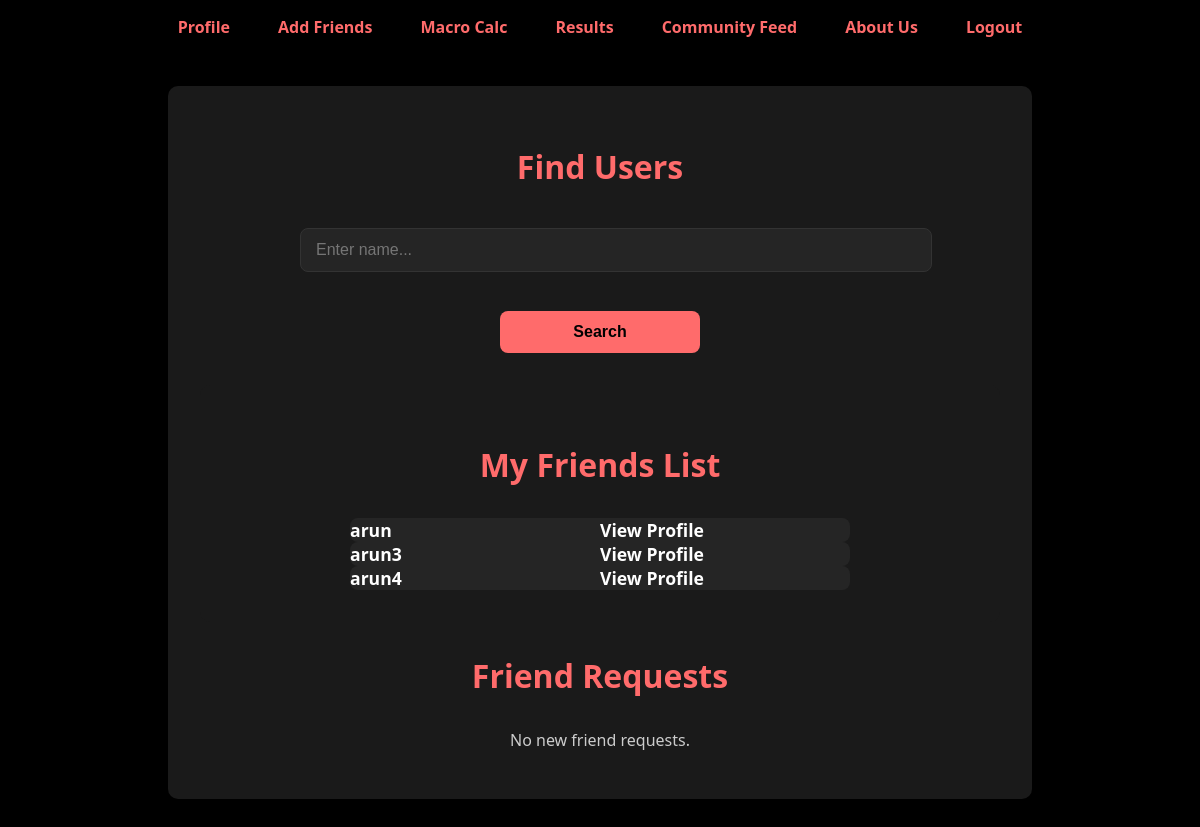
Page /friends (signed in) on the committed database.
### app/models.py (models this page shows)
class User(db.Model, UserMixin):
    id = db.Column(db.Integer, primary_key=True)
    name = db.Column(db.String(80), unique=True, nullable=False)
    email = db.Column(db.String(120), unique=True, nullable=False)
    password = db.Column(db.String(120), nullable=False)
    gender = db.Column(db.String(10))
    age = db.Column(db.Integer)
    profile_picture = db.Column(db.String(255), default='placeholder-profile.jpg')
    requests_sent = db.relationship(
        'FriendRequest',
        foreign_keys='FriendRequest.requester_id',
        back_populates='requester',
        lazy='dynamic'
    )
    requests_received = db.relationship(
        'FriendRequest',
        foreign_keys='FriendRequest.receiver_id',
        back_populates='receiver',
        lazy='dynamic'
    )
    friends = db.relationship(
        'User',
        secondary=friend_assoc,
        primaryjoin=(id == friend_assoc.c.user_id),
        secondaryjoin=(id == friend_assoc.c.friend_id),
        lazy='dynamic'
    )

### app/routes.py (the view)
@app.route("/friends" ,methods=["GET"])
@login_required
def friends():
    pending_reqs = (FriendRequest.query.filter_by(receiver_id=current_user.id, status='pending').all())
    friends = []
    return render_template("friends.html", friends=friends, pending_requests=pending_reqs)

### app/__init__.py (called while the page is built)
@login_manager.user_loader
def load_user(user_id):
    return User.query.get(int(user_id))

### app/templates/friends.html (shortened to what this page needs)
{% extends "base.html" %}
{% block content %}
<div class="add-friends-container">
    <h2>Find Users</h2>
    <div class="search-bar">
        <input id="searchInput" type="text" placeholder="Enter name...">
        <button onclick="searchUsers()">Search</button>
    </div>
        <div class="add-friends-container">
            <h2>My Friends List</h2>
            {% if current_user.friends %}
                <ul class="search-results">
                    {% for friend in current_user.friends %}
                        <li>
                            <div class="result-item">
                                <h3>{{ friend.name}}</h3>
                                <span><a href="{{ url_for('view_user_profile_by_name', username=friend.name) }}" class="username-link"><strong>View Profile</strong></a></span>
                            </div>
                        </li>
                    {% endfor %}
                </ul>
            {% else %}
                <p style="color: #ccc; text-align: center;">You have no friends yet.</p>
            {% endif %}
        </div>
        <div>
        <h2>Friend Requests</h2>
        {% if pending_requests %}
            <ul class="search-results">
                {% for request in pending_requests %}
                    <li>
                        <div class="result-item">
                            <h3>From {{ request.requester.name }}</h3>
                            <div class="friend-request-actions">
                                <button onclick="respondToRequest({{ request.request_id }}, 'accept')">Accept</button>
                                <button class="decline-btn" onclick="respondToRequest({{ request.request_id }}, 'decline')">Decline</button>
                            </div>
                        </div>
                    </li>
                {% endfor %}
            </ul>
        {% else %}
            <p style="color: #ccc; text-align: center;">No new friend requests.</p>
        {% endif %}
        </div>
</div>
{% endblock %}

### app/static/css/style.css (style rules this page uses)
body { background-color: #000; color: #eee; font-family: 'Segoe UI', Tahoma, Geneva, Verdana, sans-serif; margin: 0; padding: 0; }
h1, h2 { color: #ff6b6b; text-align: center; }
input, select, button { width: 100%; padding: 0.7rem; margin-top: 0.5rem; border-radius: 5px; border: none; background-color: #333; color: #fff; font-size: 1rem; }
button { background-color: #ff6b6b; color: #000; font-weight: bold; margin-top: 1.5rem; cursor: pointer; transition: background-color 0.3s; }
.add-friends-container { max-width: 800px; margin: 2rem auto; padding: 2rem; background-color: #1a1a1a; border-radius: 10px; text-align: center; }
.add-friends-container h2 { color: #ff6b6b; margin-bottom: 2rem; font-size: 2rem; }
.search-bar { display: grid; grid-template-rows: auto auto; gap: 15px; margin: 0 auto 2rem auto; max-width: 600px; }
.search-bar input { width: 100%; padding: 12px 15px; font-size: 1rem; border-radius: 8px; border: 1px solid #333; background-color: #252525; color: #fff; grid-row: 1; }
.search-bar button { width: 200px; justify-self: center; background-color: #ff6b6b; color: #000; font-weight: bold; padding: 12px 15px; font-size: 1rem; border: none; border-radius: 8px; cursor: pointer; grid-row: 2; }
.search-results { list-style: none; padding: 0; margin: 0 auto; max-width: 500px; text-align: left; }
.result-item { display: flex; justify-content: space-between; align-items: center; background-color: #252525; border-radius: 8px; padding: 15px 20px; margin-bottom: 15px; width: 100%; }
.result-item h3, .result-item span, .result-item strong { margin: 0; flex: 1; text-align: left; font-size: 1.1rem; color: #fff; }
.username-link, .username-link strong { text-decoration: none; color: white; transition: color 0.3s ease; }
.result-item { background-color: #252525 !important; padding: 0 !important; margin: 0 !important; border: none !important; box-shadow: none !important; }
input, select { color: #fff; }

### rows in the picture
User: name "arun"
User: name "arun3"
User: name "arun4"
